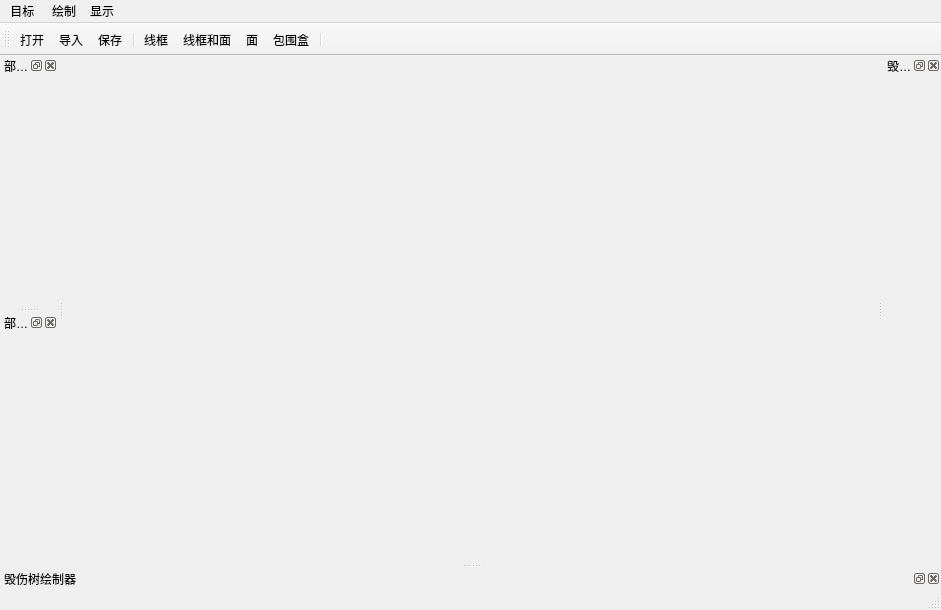
<?xml version="1.0" encoding="UTF-8"?>
<ui version="4.0">
 <class>MainWindowClass</class>
 <widget class="QMainWindow" name="MainWindowClass">
  <property name="geometry">
   <rect>
    <x>0</x>
    <y>0</y>
    <width>941</width>
    <height>610</height>
   </rect>
  </property>
  <property name="windowTitle">
   <string>MainWindow</string>
  </property>
  <property name="iconSize">
   <size>
    <width>35</width>
    <height>35</height>
   </size>
  </property>
  <widget class="QWidget" name="centralWidget"/>
  <widget class="QMenuBar" name="menuBar">
   <property name="geometry">
    <rect>
     <x>0</x>
     <y>0</y>
     <width>941</width>
     <height>23</height>
    </rect>
   </property>
   <widget class="QMenu" name="menu">
    <property name="title">
     <string>目标 </string>
    </property>
    <addaction name="action_Open"/>
    <addaction name="action_Import"/>
    <addaction name="action_Save"/>
    <addaction name="action_Exit"/>
   </widget>
   <widget class="QMenu" name="menu_2">
    <property name="title">
     <string>绘制</string>
    </property>
    <addaction name="action_Wireframe"/>
    <addaction name="action_Face"/>
    <addaction name="action_WireframeAndFace"/>
    <addaction name="action_BoundBox"/>
    <addaction name="separator"/>
   </widget>
   <widget class="QMenu" name="menu_3">
    <property name="title">
     <string>显示</string>
    </property>
   </widget>
   <addaction name="menu"/>
   <addaction name="menu_2"/>
   <addaction name="menu_3"/>
  </widget>
  <widget class="QToolBar" name="mainToolBar">
   <attribute name="toolBarArea">
    <enum>TopToolBarArea</enum>
   </attribute>
   <attribute name="toolBarBreak">
    <bool>false</bool>
   </attribute>
   <addaction name="action_Open"/>
   <addaction name="action_Import"/>
   <addaction name="action_Save"/>
   <addaction name="separator"/>
   <addaction name="action_Wireframe"/>
   <addaction name="action_WireframeAndFace"/>
   <addaction name="action_Face"/>
   <addaction name="action_BoundBox"/>
   <addaction name="separator"/>
  </widget>
  <widget class="QStatusBar" name="statusBar"/>
  <widget class="QDockWidget" name="dockWidget">
   <property name="windowTitle">
    <string>部件列表</string>
   </property>
   <attribute name="dockWidgetArea">
    <number>1</number>
   </attribute>
   <widget class="QWidget" name="dockWidgetContents">
    <layout class="QVBoxLayout" name="verticalLayout"/>
   </widget>
  </widget>
  <widget class="QDockWidget" name="dockWidget_2">
   <property name="windowTitle">
    <string>部件编辑器</string>
   </property>
   <attribute name="dockWidgetArea">
    <number>1</number>
   </attribute>
   <widget class="QWidget" name="dockWidgetContents_2">
    <layout class="QVBoxLayout" name="verticalLayout_2"/>
   </widget>
  </widget>
  <widget class="QDockWidget" name="dockWidget_3">
   <property name="allowedAreas">
    <set>Qt::AllDockWidgetAreas</set>
   </property>
   <property name="windowTitle">
    <string>毁伤树编辑器</string>
   </property>
   <attribute name="dockWidgetArea">
    <number>2</number>
   </attribute>
   <widget class="QWidget" name="dockWidgetContents_3"/>
  </widget>
  <widget class="QDockWidget" name="dockWidget_4">
   <property name="allowedAreas">
    <set>Qt::AllDockWidgetAreas</set>
   </property>
   <property name="windowTitle">
    <string>毁伤树绘制器</string>
   </property>
   <attribute name="dockWidgetArea">
    <number>8</number>
   </attribute>
   <widget class="QWidget" name="dockWidgetContents_4"/>
  </widget>
  <action name="action_Open">
   <property name="icon">
    <iconset>
     <normaloff>:/MainWindow/Resources/images//open.PNG</normaloff>:/MainWindow/Resources/images//open.PNG</iconset>
   </property>
   <property name="text">
    <string>打开 </string>
   </property>
  </action>
  <action name="action_Wireframe">
   <property name="icon">
    <iconset>
     <normaloff>:/MainWindow/Resources/images//wireframe.PNG</normaloff>:/MainWindow/Resources/images//wireframe.PNG</iconset>
   </property>
   <property name="text">
    <string>线框</string>
   </property>
  </action>
  <action name="action_Face">
   <property name="icon">
    <iconset>
     <normaloff>:/MainWindow/Resources/images//face.PNG</normaloff>:/MainWindow/Resources/images//face.PNG</iconset>
   </property>
   <property name="text">
    <string>面</string>
   </property>
  </action>
  <action name="action_BoundBox">
   <property name="icon">
    <iconset>
     <normaloff>:/MainWindow/Resources/images//boundBox.PNG</normaloff>:/MainWindow/Resources/images//boundBox.PNG</iconset>
   </property>
   <property name="text">
    <string>包围盒</string>
   </property>
  </action>
  <action name="action_WireframeAndFace">
   <property name="icon">
    <iconset>
     <normaloff>:/MainWindow/Resources/images//flatLines.PNG</normaloff>:/MainWindow/Resources/images//flatLines.PNG</iconset>
   </property>
   <property name="text">
    <string>线框和面</string>
   </property>
  </action>
  <action name="action_PartTree">
   <property name="text">
    <string>部件树</string>
   </property>
  </action>
  <action name="action_Save">
   <property name="icon">
    <iconset>
     <normaloff>:/MainWindow/Resources/images//save.PNG</normaloff>:/MainWindow/Resources/images//save.PNG</iconset>
   </property>
   <property name="text">
    <string>保存</string>
   </property>
  </action>
  <action name="action_Exit">
   <property name="icon">
    <iconset>
     <normaloff>:/MainWindow/Resources/images//exit.PNG</normaloff>:/MainWindow/Resources/images//exit.PNG</iconset>
   </property>
   <property name="text">
    <string>退出</string>
   </property>
  </action>
  <action name="action_PartEditor">
   <property name="text">
    <string>部件编辑器</string>
   </property>
  </action>
  <action name="action_Import">
   <property name="icon">
    <iconset>
     <normaloff>:/MainWindow/Resources/images//import.PNG</normaloff>:/MainWindow/Resources/images//import.PNG</iconset>
   </property>
   <property name="text">
    <string>导入</string>
   </property>
  </action>
  <action name="action_Key">
   <property name="icon">
    <iconset>
     <normaloff>:/MainWindow/Resources/images//key.PNG</normaloff>:/MainWindow/Resources/images//key.PNG</iconset>
   </property>
   <property name="text">
    <string>设为关键部件</string>
   </property>
   <property name="toolTip">
    <string>设为关键部件</string>
   </property>
  </action>
  <action name="action_LessKey">
   <property name="icon">
    <iconset>
     <normaloff>:/MainWindow/Resources/images//lessKey.PNG</normaloff>:/MainWindow/Resources/images//lessKey.PNG</iconset>
   </property>
   <property name="text">
    <string>设为非关键部件</string>
   </property>
   <property name="toolTip">
    <string>设为非关键部件</string>
   </property>
  </action>
 </widget>
 <layoutdefault spacing="6" margin="11"/>
 <resources>
  <include location="mainwindow.qrc"/>
 </resources>
 <connections/>
</ui>
